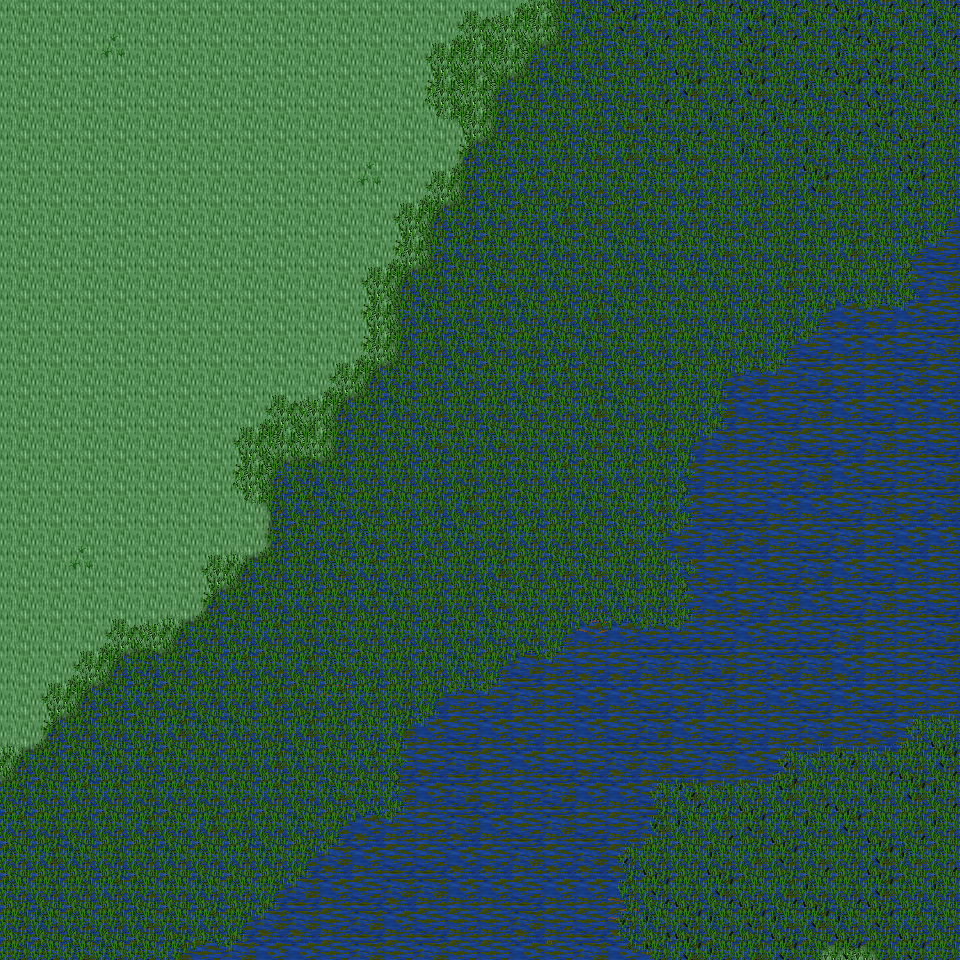

Rendered tile map (Tiled .tmx) drawn with the repository's tilesets; below, a short description and the map source with its tile grids summarised:
An orthogonal 30x30 tile map with 32x32 px tiles, 6 tile layers (Ground, Object, Object2, Above, ...), 35 tilesets and 3 objects (3x mapExit).

<map version="1.0" orientation="orthogonal" renderorder="right-down" width="30" height="30" tilewidth="32" tileheight="32" nextobjectid="4">
  <tileset firstgid="1" name="tileset_ground_ground" tilewidth="32" tileheight="32" tilecount="33" columns="3">
    <image source="../drawable/tileset_ground_ground.png" width="96" height="352" />
  </tileset>
  <tileset firstgid="34" name="tileset_plant_grasses" tilewidth="32" tileheight="32" tilecount="6" columns="3">
    <image source="../drawable/tileset_plant_grasses.png" width="96" height="64" />
  </tileset>
  <tileset firstgid="40" name="tileset_plant_flower_daisy_white" tilewidth="32" tileheight="32" tilecount="8" columns="2">
    <image source="../drawable/tileset_plant_flower_daisy_white.png" width="64" height="128" />
  </tileset>
  <tileset firstgid="48" name="tileset_ground_grass_edges" tilewidth="32" tileheight="32" tilecount="36" columns="12">
    <image source="../drawable/tileset_ground_grass_edges.png" width="384" height="96" />
  </tileset>
  <tileset firstgid="84" name="tileset_ground_grass_corners" tilewidth="32" tileheight="32" tilecount="24" columns="6">
    <image source="../drawable/tileset_ground_grass_corners.png" width="192" height="128" />
  </tileset>
  <tileset firstgid="108" name="tileset_ground_earth_edges" tilewidth="32" tileheight="32" tilecount="18" columns="6">
    <image source="../drawable/tileset_ground_earth_edges.png" width="192" height="96" />
  </tileset>
  <tileset firstgid="126" name="tileset_ground_rock_pebbles" tilewidth="32" tileheight="32" tilecount="3" columns="1">
    <image source="../drawable/tileset_ground_rock_pebbles.png" width="32" height="96" />
  </tileset>
  <tileset firstgid="129" name="tileset_plant_flower_daisy_yellow" tilewidth="32" tileheight="32" tilecount="8" columns="2">
    <image source="../drawable/tileset_plant_flower_daisy_yellow.png" width="64" height="128" />
  </tileset>
  <tileset firstgid="137" name="tileset_plant_flower_daisy_red" tilewidth="32" tileheight="32" tilecount="8" columns="2">
    <image source="../drawable/tileset_plant_flower_daisy_red.png" width="64" height="128" />
  </tileset>
  <tileset firstgid="145" name="tileset_plant_tree_tree_fluffy" tilewidth="32" tileheight="32" tilecount="12" columns="4">
    <image source="../drawable/tileset_plant_tree_tree_fluffy.png" width="128" height="96" />
  </tileset>
  <tileset firstgid="157" name="tileset_logic_creature_undead" tilewidth="32" tileheight="32" tilecount="16" columns="8">
    <image source="../drawable/tileset_logic_creature_undead.png" width="256" height="64" />
  </tileset>
  <tileset firstgid="173" name="tileset_logic_collision" tilewidth="32" tileheight="32" tilecount="1" columns="1">
    <image source="../drawable/tileset_logic_collision.png" width="32" height="32" />
  </tileset>
  <tileset firstgid="174" name="tileset_ground_water_swamp_water" tilewidth="32" tileheight="32" tilecount="33" columns="3">
    <image source="../drawable/tileset_ground_water_swamp_water.png" width="96" height="352" />
  </tileset>
  <tileset firstgid="207" name="tileset_plant_tree_tree_darkgreen" tilewidth="32" tileheight="32" tilecount="88" columns="8">
    <image source="../drawable/tileset_plant_tree_tree_darkgreen.png" width="256" height="352" />
  </tileset>
  <tileset firstgid="295" name="tileset_plant_grasses_swamp" tilewidth="32" tileheight="32" tilecount="42" columns="6">
    <image source="../drawable/tileset_plant_grasses_swamp.png" width="192" height="224" />
  </tileset>
  <tileset firstgid="337" name="tileset_building_stone_ruins" tilewidth="32" tileheight="32" tilecount="72" columns="6">
    <image source="../drawable/tileset_building_stone_ruins.png" width="192" height="384" />
  </tileset>
  <tileset firstgid="409" name="tileset_item_gothic_large_gravestone" tilewidth="32" tileheight="32" tilecount="9" columns="3">
    <image source="../drawable/tileset_item_gothic_large_gravestone.png" width="96" height="96" />
  </tileset>
  <tileset firstgid="418" name="tileset_item_gothic_skull_post" tilewidth="32" tileheight="32" tilecount="2" columns="1">
    <image source="../drawable/tileset_item_gothic_skull_post.png" width="32" height="64" />
  </tileset>
  <tileset firstgid="420" name="tileset_item_gothic_tombstone_2" tilewidth="32" tileheight="32" tilecount="8" columns="2">
    <image source="../drawable/tileset_item_gothic_tombstone_2.png" width="64" height="128" />
  </tileset>
  <tileset firstgid="428" name="tileset_item_statue_broken_green_column" tilewidth="32" tileheight="32" tilecount="2" columns="1">
    <image source="../drawable/tileset_item_statue_broken_green_column.png" width="32" height="64" />
  </tileset>
  <tileset firstgid="430" name="tileset_item_statue_broken_lion" tilewidth="32" tileheight="32" tilecount="6" columns="2">
    <image source="../drawable/tileset_item_statue_broken_lion.png" width="64" height="96" />
  </tileset>
  <tileset firstgid="436" name="tileset_item_statue_green_stone" tilewidth="32" tileheight="32" tilecount="12" columns="4">
    <image source="../drawable/tileset_item_statue_green_stone.png" width="128" height="96" />
  </tileset>
  <tileset firstgid="448" name="tileset_ground_slate_tiles" tilewidth="32" tileheight="32" tilecount="15" columns="5">
    <image source="../drawable/tileset_ground_slate_tiles.png" width="160" height="96" />
  </tileset>
  <tileset firstgid="463" name="tileset_ground_rock_rocks" tilewidth="32" tileheight="32" tilecount="4" columns="2">
    <image source="../drawable/tileset_ground_rock_rocks.png" width="64" height="64" />
  </tileset>
  <tileset firstgid="467" name="tileset_ground_rock_rocks_2" tilewidth="32" tileheight="32" tilecount="4" columns="2">
    <image source="../drawable/tileset_ground_rock_rocks_2.png" width="64" height="64" />
  </tileset>
  <tileset firstgid="471" name="tileset_ground_rock_rocks_3" tilewidth="32" tileheight="32" tilecount="16" columns="4">
    <image source="../drawable/tileset_ground_rock_rocks_3.png" width="128" height="128" />
  </tileset>
  <tileset firstgid="487" name="tileset_plant_stump_hollow_logs" tilewidth="32" tileheight="32" tilecount="6" columns="3">
    <image source="../drawable/tileset_plant_stump_hollow_logs.png" width="96" height="64" />
  </tileset>
  <tileset firstgid="493" name="tileset_plant_tree_dead_tree_2" tilewidth="32" tileheight="32" tilecount="20" columns="4">
    <image source="../drawable/tileset_plant_tree_dead_tree_2.png" width="128" height="160" />
  </tileset>
  <tileset firstgid="513" name="tileset_plant_tree_dead_tree_3" tilewidth="32" tileheight="32" tilecount="16" columns="4">
    <image source="../drawable/tileset_plant_tree_dead_tree_3.png" width="128" height="128" />
  </tileset>
  <tileset firstgid="529" name="tileset_item_corpse_skeleton" tilewidth="32" tileheight="32" tilecount="4" columns="2">
    <image source="../drawable/tileset_item_corpse_skeleton.png" width="64" height="64" />
  </tileset>
  <tileset firstgid="533" name="tileset_item_corpse_swamp_sunken" tilewidth="32" tileheight="32" tilecount="32" columns="8">
    <image source="../drawable/tileset_item_corpse_swamp_sunken.png" width="256" height="128" />
  </tileset>
  <tileset firstgid="565" name="tileset_object_rock_pillars_stone" tilewidth="32" tileheight="32" tilecount="36" columns="6">
    <image source="../drawable/tileset_object_rock_pillars_stone.png" width="192" height="192" />
  </tileset>
  <tileset firstgid="601" name="tileset_logic_creature_undead_skeleton" tilewidth="32" tileheight="32" tilecount="6" columns="6">
    <image source="../drawable/tileset_logic_creature_undead_skeleton.png" width="192" height="32" />
  </tileset>
  <tileset firstgid="607" name="tileset_logic_creature_undead_specter" tilewidth="32" tileheight="32" tilecount="6" columns="6">
    <image source="../drawable/tileset_logic_creature_undead_specter.png" width="192" height="32" />
  </tileset>
  <tileset firstgid="613" name="tileset_logic_creature_undead_zombie" tilewidth="32" tileheight="32" tilecount="5" columns="5">
    <image source="../drawable/tileset_logic_creature_undead_zombie.png" width="160" height="32" />
  </tileset>
  <layer name="Ground" width="30" height="30">
    <data>[900 cells, 900 non-empty, 15 distinct tile ids]</data>
  </layer>
  <layer name="Object" width="30" height="30">
    <data>[900 cells, 6 non-empty, 2 distinct tile ids]</data>
  </layer>
  <layer name="Object2" width="30" height="30">
    <data>[900 cells, 521 non-empty, 24 distinct tile ids]</data>
  </layer>
  <layer name="Above" width="30" height="30">
    <data>[900 cells, 0 non-empty, 0 distinct tile ids]</data>
  </layer>
  <layer name="Above2" width="30" height="30">
    <data>[900 cells, 0 non-empty, 0 distinct tile ids]</data>
  </layer>
  <layer name="Walkable" width="30" height="30">
    <data>[900 cells, 0 non-empty, 0 distinct tile ids]</data>
  </layer>
  <objectgroup name="MapEvents">
    <object id="1" name="north" type="mapExit" x="0" y="0" width="960" height="32">
      <properties>
        <property name="map" value="level_0_x204_y42" />
        <property name="x" value="0" />
        <property name="y" value="28" />
      </properties>
    </object>
    <object id="2" name="south" type="mapExit" x="0" y="928" width="960" height="32">
      <properties>
        <property name="map" value="level_0_x204_y44" />
        <property name="x" value="0" />
        <property name="y" value="1" />
      </properties>
    </object>
    <object id="3" name="east" type="mapExit" x="928" y="0" width="32" height="960">
      <properties>
        <property name="map" value="level_0_x205_y43" />
        <property name="x" value="1" />
        <property name="y" value="0" />
      </properties>
    </object>
  </objectgroup>
</map>
